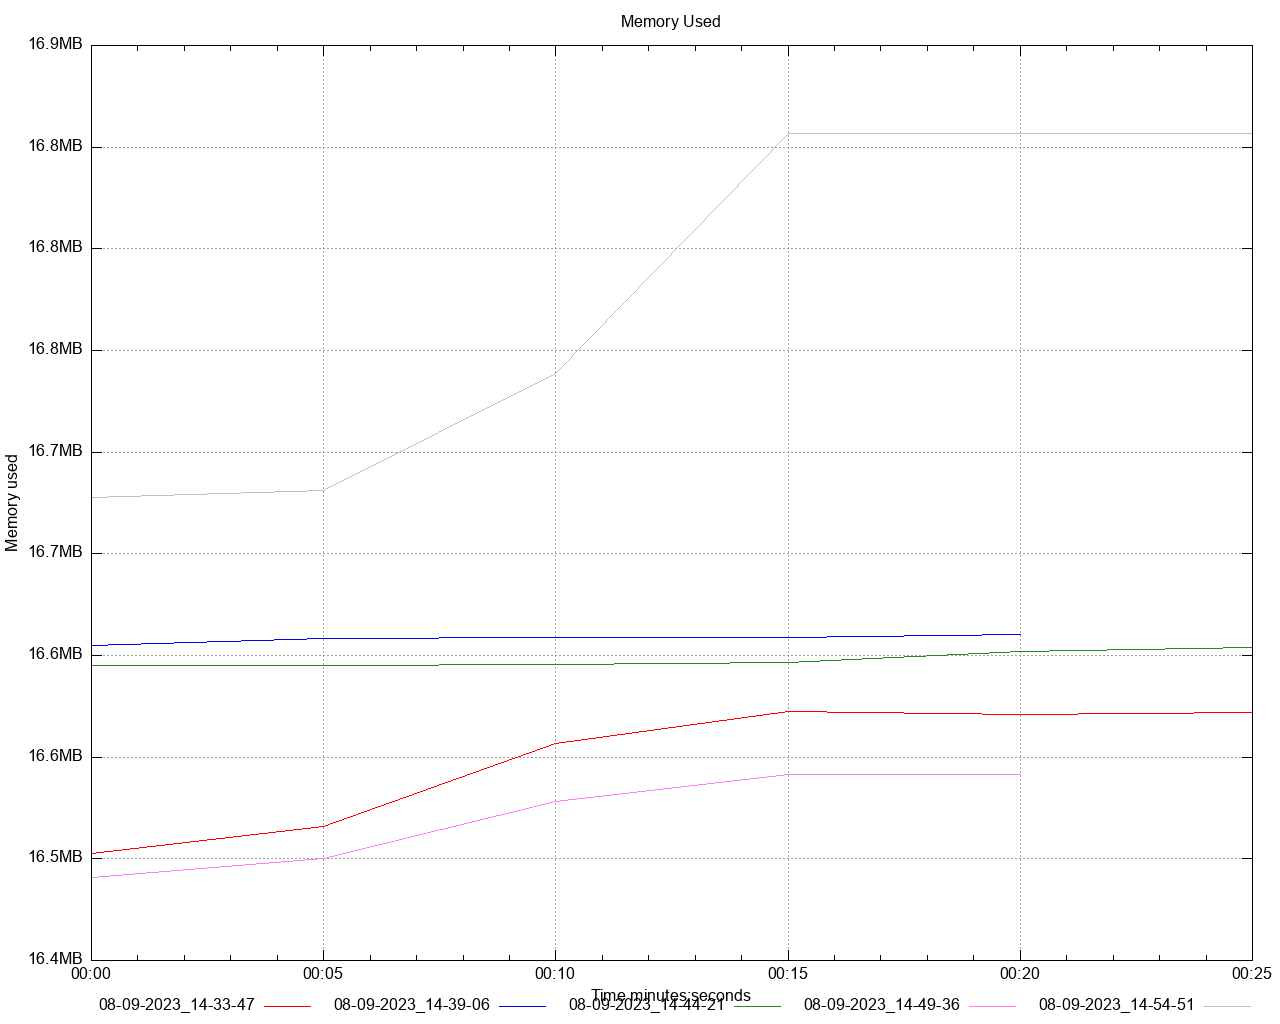

This chart was generated by the following gnuplot code:
set title 'Memory Used' noenhanced
set style data lines
set datafile separator ","
set terminal png size 1280,1024
set grid
set key below
set xdata time
set timefmt "%s"
offset = 0
t0(x)=(offset=($0==0) ? x : offset, x - offset)
set xlabel 'Time minutes:seconds'
set ylabel 'Memory used'
set format y '%.1s%cB'
set output '/Users/gbarnett/git/hazelcast-simulator/atomiclong-3node-member/atomicreference/dstat/memory_used_A3.png'
plot \
   '/Users/gbarnett/git/hazelcast-simulator/atomiclong-3node-member/atomicreference/data/memory_used_A3_1.data' using (t0(timecolumn(1))):2 title "08-09-2023_14-33-47" noenhanced lt rgb "red", \
   '/Users/gbarnett/git/hazelcast-simulator/atomiclong-3node-member/atomicreference/data/memory_used_A3_2.data' using (t0(timecolumn(1))):2 title "08-09-2023_14-39-06" noenhanced lt rgb "blue", \
   '/Users/gbarnett/git/hazelcast-simulator/atomiclong-3node-member/atomicreference/data/memory_used_A3_3.data' using (t0(timecolumn(1))):2 title "08-09-2023_14-44-21" noenhanced lt rgb "forest-green", \
   '/Users/gbarnett/git/hazelcast-simulator/atomiclong-3node-member/atomicreference/data/memory_used_A3_4.data' using (t0(timecolumn(1))):2 title "08-09-2023_14-49-36" noenhanced lt rgb "orchid", \
   '/Users/gbarnett/git/hazelcast-simulator/atomiclong-3node-member/atomicreference/data/memory_used_A3_5.data' using (t0(timecolumn(1))):2 title "08-09-2023_14-54-51" noenhanced lt rgb "grey", \
